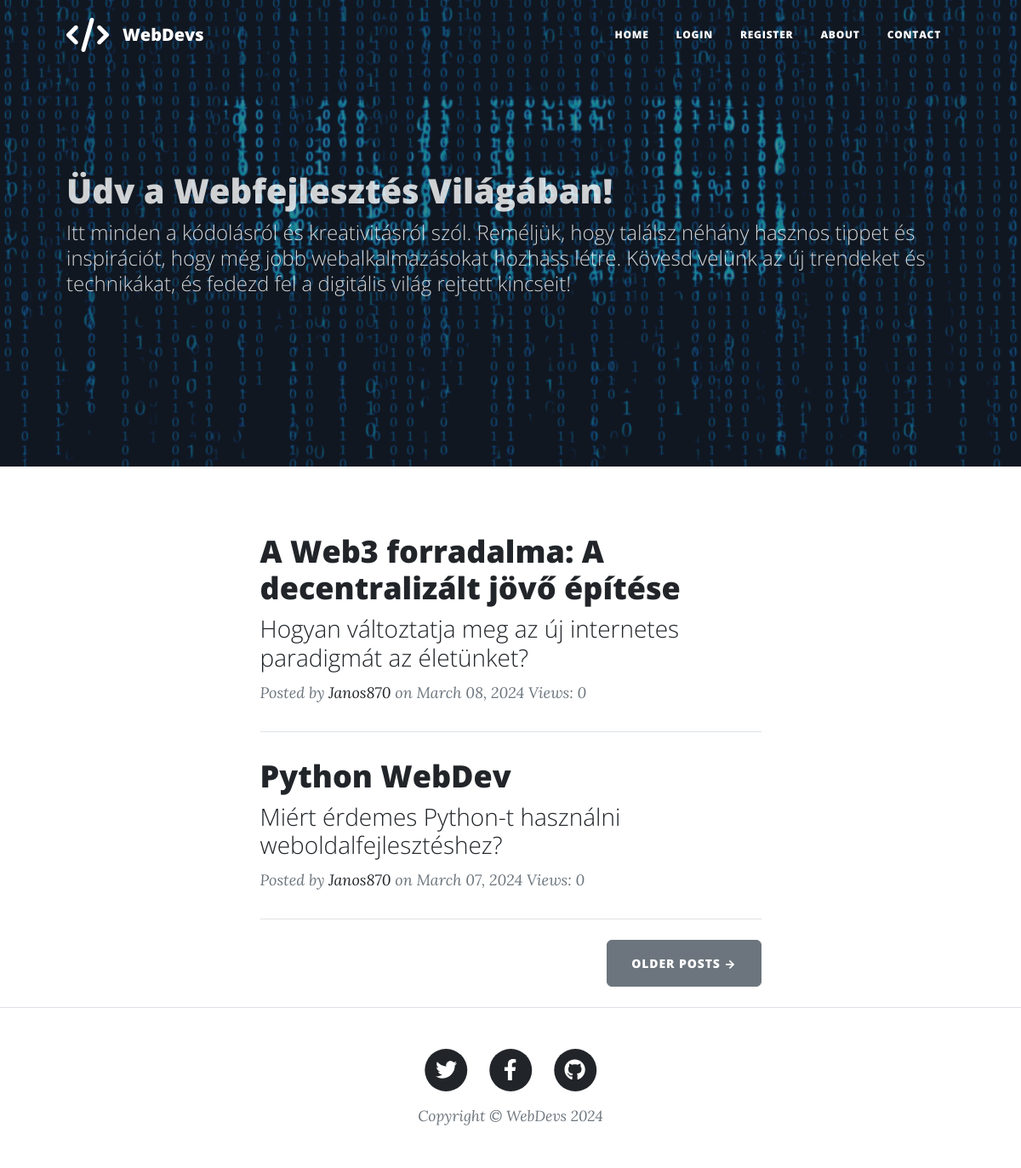
The page / on the database its author committed.
### models/model.py (models this page shows, shortened)
class BlogPost(db.Model):
    __tablename__ = "blog_posts"
    id = db.Column(db.Integer, primary_key=True)
    author_id = db.Column(db.Integer, db.ForeignKey("users.id"))
    author = db.relationship("User", back_populates="posts")
    title = db.Column(db.String(250), unique=True, nullable=False)
    subtitle = db.Column(db.String(250), nullable=False)
    date = db.Column(db.String(250), nullable=False)
    body = db.Column(db.Text, nullable=False)
    img_url = db.Column(db.String(250), nullable=False)
    comments = db.relationship("Comment", back_populates="parent_post")
    views = db.Column(db.Integer, default=0, nullable=False)

class User(UserMixin, db.Model):
    __tablename__ = "users"
    id: Mapped[int] = mapped_column(Integer, primary_key=True)
    email: Mapped[str] = mapped_column(String(100), unique=True)
    password: Mapped[str] = mapped_column(String(100))
    name: Mapped[str] = mapped_column(String(100))
    posts = relationship("BlogPost", back_populates="author")
    comments = relationship("Comment", back_populates="comment_author")

### main.py (the view)
@app.route('/')
def get_all_posts():
    posts = BlogPost.query.order_by(desc(BlogPost.date)).all()
    return render_template("index.html", all_posts=posts, current_user=current_user)

### templates/index.html (shortened to what this page needs)
{% include "header.html" %}
<header
        class="masthead"
        style="background-image: url('../static/assets/img/home2-bg.png');"
>
    <div class="container position-relative px-4 px-lg-5">
        <div class="row gx-4 gx-lg-5 justify-content-center">
            <div class="">
                <div class="site-heading">
                    <h1 style="font-size: 2.5rem; opacity: 0.8;">Üdv a Webfejlesztés Világában!</h1>
                    <span style="opacity: 0.8;" class="subheading lh-sm">Itt minden a kódolásról és kreativitásról szól. Reméljük, hogy találsz néhány hasznos tippet és inspirációt, hogy még jobb webalkalmazásokat hozhass létre. Kövesd velünk az új trendeket és technikákat, és fedezd fel a digitális világ rejtett kincseit!</span>
                </div>
            </div>
        </div>
    </div>
</header>
<div class="container px-4 px-lg-5">
    <div class="row gx-4 gx-lg-5 justify-content-center">
        <div class="col-md-10 col-lg-8 col-xl-7">
            {% for post in all_posts %}
            <div class="post-preview">
                <a href="{{ url_for('view_post', post_id=post.id) }}">
                    <h2 class="post-title">{{ post.title }}</h2>
                    <h3 class="post-subtitle">{{ post.subtitle }}</h3>
                </a>
                <p class="post-meta">
                    Posted by
                    <a href="#">{{post.author.name}}</a>
                    on {{post.date}}
                    <span>Views: {{ post.views }}</span>
                </p>
            </div>
            <hr class="my-4"/>
            {% endfor %}
            <div class="d-flex justify-content-end mb-4">
                <a class="btn btn-secondary text-uppercase" href="#!">Older Posts →</a>
            </div>
        </div>
    </div>
</div>
{% include "footer.html" %}

### templates/header.html (shortened to what this page needs)
<!DOCTYPE html>
<html lang="en">
<head>
    {% block styles %}
    {{ bootstrap.load_css() }}
    <link
            href="{{ url_for('static', filename='css/styles.css') }}"
            rel="stylesheet"
    />
    {% endblock %}
</head>
<body>
<nav class="navbar navbar-expand-lg navbar-light" id="mainNav">
    <div class="container px-4 px-lg-5">
        <a class="navbar-brand d-flex align-items-center" href="/">
            <span class="fa-solid fa-code fa-2x"></span>
            <span class="mx-3">WebDevs</span>
        </a>
        <div class="collapse navbar-collapse" id="navbarResponsive">
            <ul class="navbar-nav ms-auto py-4 py-lg-0">
                <li class="nav-item">
                    <a
                            class="nav-link px-lg-3 py-3 py-lg-4"
                            href="{{ url_for('get_all_posts') }}"
                    >Home</a
                    >
                </li>
                {% if not current_user.is_authenticated: %}
                <li class="nav-item">
                    <a
                            class="nav-link px-lg-3 py-3 py-lg-4"
                            href="{{ url_for('login') }}"
                    >Login</a
                    >
                </li>
                <li class="nav-item">
                    <a
                            class="nav-link px-lg-3 py-3 py-lg-4"
                            href="{{ url_for('register') }}"
                    >Register</a
                    >
                </li>
                {% endif %}
                <li class="nav-item">
                    <a
                            class="nav-link px-lg-3 py-3 py-lg-4"
                            href="{{ url_for('about') }}"
                    >About</a
                    >
                </li>
                <li class="nav-item">
                    <a
                            class="nav-link px-lg-3 py-3 py-lg-4"
                            href="{{ url_for('contact') }}"
                    >Contact</a
                    >
                </li>
            </ul>
        </div>
    </div>
</nav>
</body>
</html>

### templates/footer.html (shortened to what this page needs)
        <footer class="border-top">
          <div class="container px-4 px-lg-5">
              <div class="row gx-4 gx-lg-5 justify-content-center">
                  <div class="col-md-10 col-lg-8 col-xl-7">
                      <ul class="list-inline text-center">
                          <li class="list-inline-item">
                              <a href="#!">
                                  <span class="fa-stack fa-lg">
                                      <i class="fas fa-circle fa-stack-2x"></i>
                                      <i class="fab fa-twitter fa-stack-1x fa-inverse"></i>
                                  </span>
                              </a>
                          </li>
                          <li class="list-inline-item">
                              <a href="#!">
                                  <span class="fa-stack fa-lg">
                                      <i class="fas fa-circle fa-stack-2x"></i>
                                      <i class="fab fa-facebook-f fa-stack-1x fa-inverse"></i>
                                  </span>
                              </a>
                          </li>
                          <li class="list-inline-item">
                              <a href="#!">
                                  <span class="fa-stack fa-lg">
                                      <i class="fas fa-circle fa-stack-2x"></i>
                                      <i class="fab fa-github fa-stack-1x fa-inverse"></i>
                                  </span>
                              </a>
                          </li>
                      </ul>
                      <div class="small text-center text-muted fst-italic">Copyright &copy; WebDevs 2024</div>
                  </div>
              </div>
          </div>
      </footer>
  </body>
</html>

### rows shown on the page
BlogPost: title "A Web3 forradalma: A decentralizált jövő építése", subtitle "Hogyan változtatja meg az új internetes paradigmát az életünket?", author.name "Janos870", date "March 08, 2024", views "0"
BlogPost: title "Python WebDev", subtitle "Miért érdemes Python-t használni weboldalfejlesztéshez?", author.name "Janos870", date "March 07, 2024", views "0"
